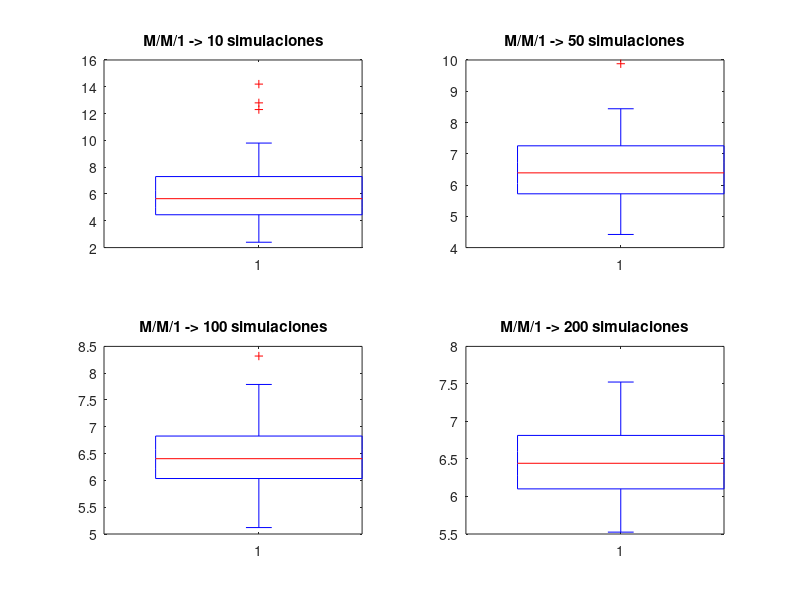
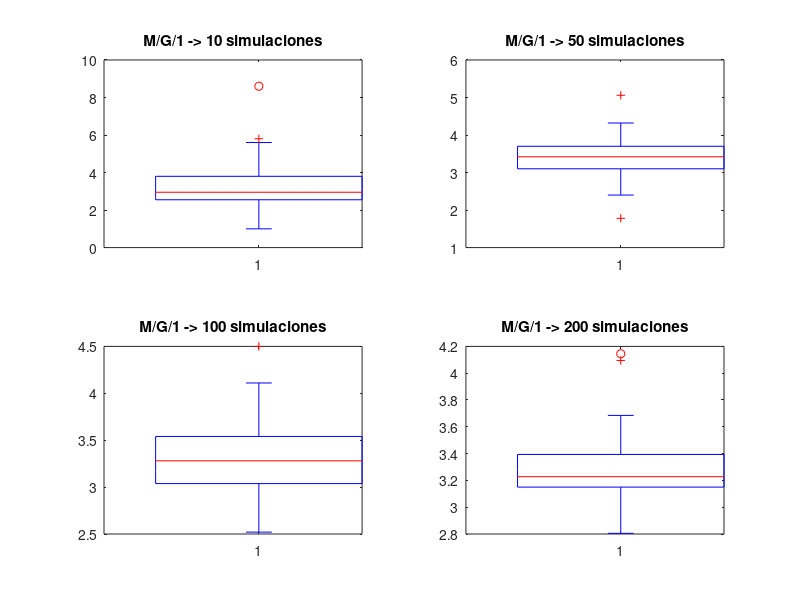

The MATLAB script that drew these images, in order:
clf;

% cargamos los ficheros con las muestras
mm1_10000 = load('p2d_mm1/output_Q.csv');
mg1_10000 = load('p2d_mg1/output_Q.csv');
printf("Longitud fichero M/M/1: %d\n", length(mm1_10000));
printf("Longitud fichero M/G/1: %d\n", length(mg1_10000));

% MUESTRAS x LONGITUD -> hallamos medias muestrales
% 10 x 50
index = randperm(10000);
mm1_10000_shuf = mm1_10000(index);
mg1_10000_shuf = mg1_10000(index);

mm1_10 = reshape(mm1_10000_shuf(1:500), 10, 50);
mm1_10_mean = mean(mm1_10);

mg1_10 = reshape(mg1_10000_shuf(1:500), 10, 50);
mg1_10_mean = mean(mg1_10);

% 50 x 50
index = randperm(10000);
mm1_10000_shuf = mm1_10000(index);
mg1_10000_shuf = mg1_10000(index);

mm1_50 = reshape(mm1_10000_shuf(1:2500), 50, 50);
mm1_50_mean = mean(mm1_50);

mg1_50 = reshape(mg1_10000_shuf(1:2500), 50, 50);
mg1_50_mean = mean(mg1_50);

% 100 x 50
index = randperm(10000);
mm1_10000_shuf = mm1_10000(index);
mg1_10000_shuf = mg1_10000(index);

mm1_100 = reshape(mm1_10000_shuf(1:5000), 100, 50);
mm1_100_mean = mean(mm1_100);

mg1_100 = reshape(mg1_10000_shuf(1:5000), 100, 50);
mg1_100_mean = mean(mg1_100);

% 200 x 50
index = randperm(10000);

mm1_200 = reshape(mm1_10000(index), 200, 50);
mm1_200_mean = mean(mm1_200);

mg1_200 = reshape(mg1_10000(index), 200, 50);
mg1_200_mean = mean(mg1_200);

% ahora que tenemos todas las medias muestrales para 10, 50, 100 y 200
% visualizamos las boxplot en busca de outliers y asimetrias
figure(1);
subplot(2,2,1);
boxplot(mm1_10_mean);
title("M/M/1 -> 10 simulaciones");

subplot(2,2,2);
boxplot(mm1_50_mean);
title("M/M/1 -> 50 simulaciones");

subplot(2,2,3);
boxplot(mm1_100_mean);
title("M/M/1 -> 100 simulaciones");

subplot(2,2,4);
boxplot(mm1_200_mean);
title("M/M/1 -> 200 simulaciones");

figure(2);
subplot(2,2,1);
boxplot(mg1_10_mean);
title("M/G/1 -> 10 simulaciones");

subplot(2,2,2);
boxplot(mg1_50_mean);
title("M/G/1 -> 50 simulaciones");

subplot(2,2,3);
boxplot(mg1_100_mean);
title("M/G/1 -> 100 simulaciones");

subplot(2,2,4);
boxplot(mg1_200_mean);
title("M/G/1 -> 200 simulaciones");
